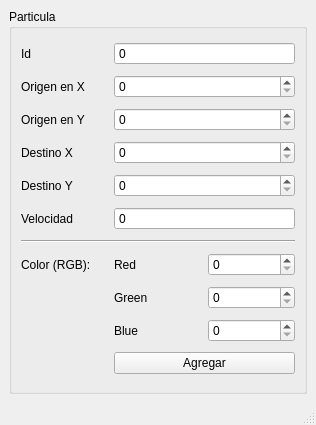
<?xml version="1.0" encoding="UTF-8"?>
<ui version="4.0">
 <class>MainWindow</class>
 <widget class="QMainWindow" name="MainWindow">
  <property name="geometry">
   <rect>
    <x>0</x>
    <y>0</y>
    <width>316</width>
    <height>425</height>
   </rect>
  </property>
  <property name="windowTitle">
   <string>Registro Particulas</string>
  </property>
  <widget class="QWidget" name="centralwidget">
   <layout class="QGridLayout" name="gridLayout_2">
    <item row="2" column="0">
     <widget class="QGroupBox" name="groupBox">
      <property name="title">
       <string>Particula</string>
      </property>
      <layout class="QGridLayout" name="gridLayout">
       <item row="6" column="0" colspan="3">
        <widget class="Line" name="line">
         <property name="orientation">
          <enum>Qt::Horizontal</enum>
         </property>
        </widget>
       </item>
       <item row="0" column="1" colspan="2">
        <widget class="QSpinBox" name="spinBox">
         <property name="buttonSymbols">
          <enum>QAbstractSpinBox::NoButtons</enum>
         </property>
         <property name="minimum">
          <number>-5000</number>
         </property>
         <property name="maximum">
          <number>5000</number>
         </property>
         <property name="singleStep">
          <number>1</number>
         </property>
         <property name="stepType">
          <enum>QAbstractSpinBox::AdaptiveDecimalStepType</enum>
         </property>
        </widget>
       </item>
       <item row="1" column="1" colspan="2">
        <widget class="QSpinBox" name="spinBox_2">
         <property name="maximum">
          <number>500</number>
         </property>
        </widget>
       </item>
       <item row="4" column="0">
        <widget class="QLabel" name="label_5">
         <property name="text">
          <string>Destino Y</string>
         </property>
        </widget>
       </item>
       <item row="3" column="1" colspan="2">
        <widget class="QSpinBox" name="spinBox_4">
         <property name="maximum">
          <number>500</number>
         </property>
        </widget>
       </item>
       <item row="5" column="0">
        <widget class="QLabel" name="label_6">
         <property name="text">
          <string>Velocidad</string>
         </property>
        </widget>
       </item>
       <item row="3" column="0">
        <widget class="QLabel" name="label_4">
         <property name="text">
          <string>Destino X</string>
         </property>
        </widget>
       </item>
       <item row="7" column="0">
        <widget class="QLabel" name="label_8">
         <property name="text">
          <string>Color (RGB):</string>
         </property>
        </widget>
       </item>
       <item row="9" column="2">
        <widget class="QSpinBox" name="spinBox_9">
         <property name="maximum">
          <number>500</number>
         </property>
        </widget>
       </item>
       <item row="8" column="2">
        <widget class="QSpinBox" name="spinBox_8">
         <property name="maximum">
          <number>500</number>
         </property>
        </widget>
       </item>
       <item row="4" column="1" colspan="2">
        <widget class="QSpinBox" name="spinBox_5">
         <property name="maximum">
          <number>500</number>
         </property>
        </widget>
       </item>
       <item row="1" column="0">
        <widget class="QLabel" name="label_2">
         <property name="text">
          <string>Origen en X</string>
         </property>
        </widget>
       </item>
       <item row="7" column="1">
        <widget class="QLabel" name="label_7">
         <property name="text">
          <string>Red</string>
         </property>
        </widget>
       </item>
       <item row="5" column="1" colspan="2">
        <widget class="QSpinBox" name="spinBox_6">
         <property name="buttonSymbols">
          <enum>QAbstractSpinBox::NoButtons</enum>
         </property>
         <property name="minimum">
          <number>-5000</number>
         </property>
         <property name="maximum">
          <number>5000</number>
         </property>
        </widget>
       </item>
       <item row="2" column="1" colspan="2">
        <widget class="QSpinBox" name="spinBox_3">
         <property name="maximum">
          <number>500</number>
         </property>
        </widget>
       </item>
       <item row="0" column="0">
        <widget class="QLabel" name="label">
         <property name="text">
          <string>Id</string>
         </property>
        </widget>
       </item>
       <item row="7" column="2">
        <widget class="QSpinBox" name="spinBox_7">
         <property name="maximum">
          <number>500</number>
         </property>
        </widget>
       </item>
       <item row="8" column="1">
        <widget class="QLabel" name="label_9">
         <property name="text">
          <string>Green</string>
         </property>
        </widget>
       </item>
       <item row="9" column="1">
        <widget class="QLabel" name="label_10">
         <property name="text">
          <string>Blue</string>
         </property>
        </widget>
       </item>
       <item row="2" column="0">
        <widget class="QLabel" name="label_3">
         <property name="text">
          <string>Origen en Y</string>
         </property>
        </widget>
       </item>
       <item row="10" column="1" colspan="2">
        <widget class="QPushButton" name="pushButton">
         <property name="text">
          <string>Agregar</string>
         </property>
        </widget>
       </item>
      </layout>
     </widget>
    </item>
   </layout>
  </widget>
  <widget class="QMenuBar" name="menubar">
   <property name="geometry">
    <rect>
     <x>0</x>
     <y>0</y>
     <width>316</width>
     <height>21</height>
    </rect>
   </property>
  </widget>
  <widget class="QStatusBar" name="statusbar"/>
 </widget>
 <resources/>
 <connections/>
</ui>
